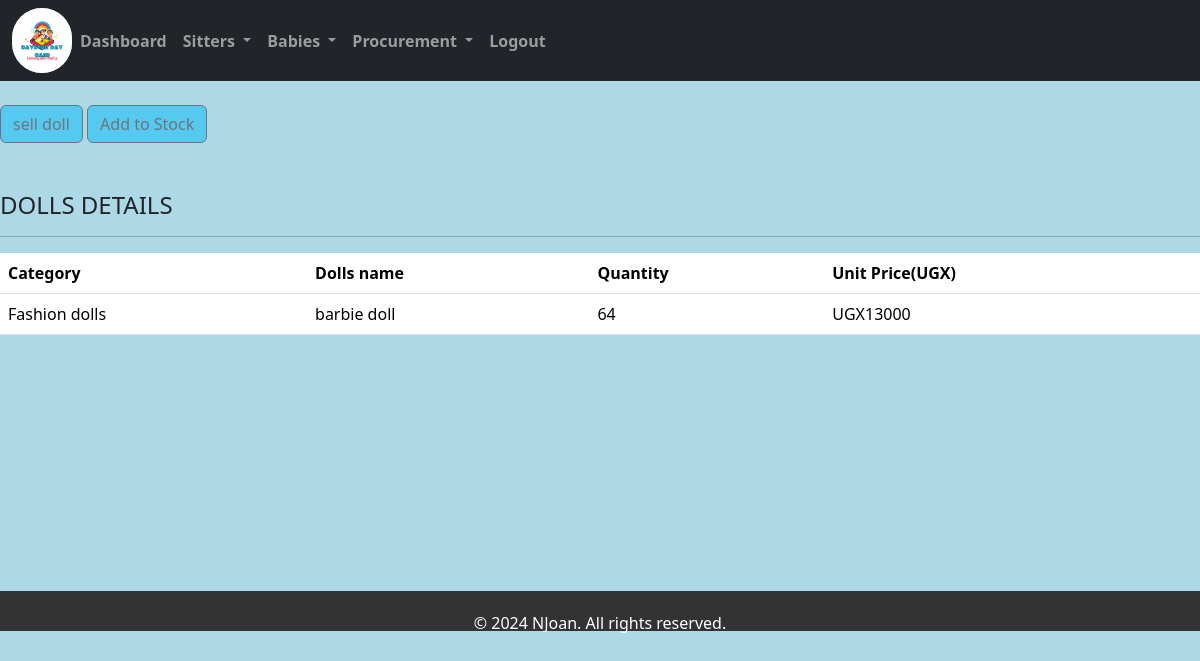
Page /dollscorner/1/ on the earlier database version.
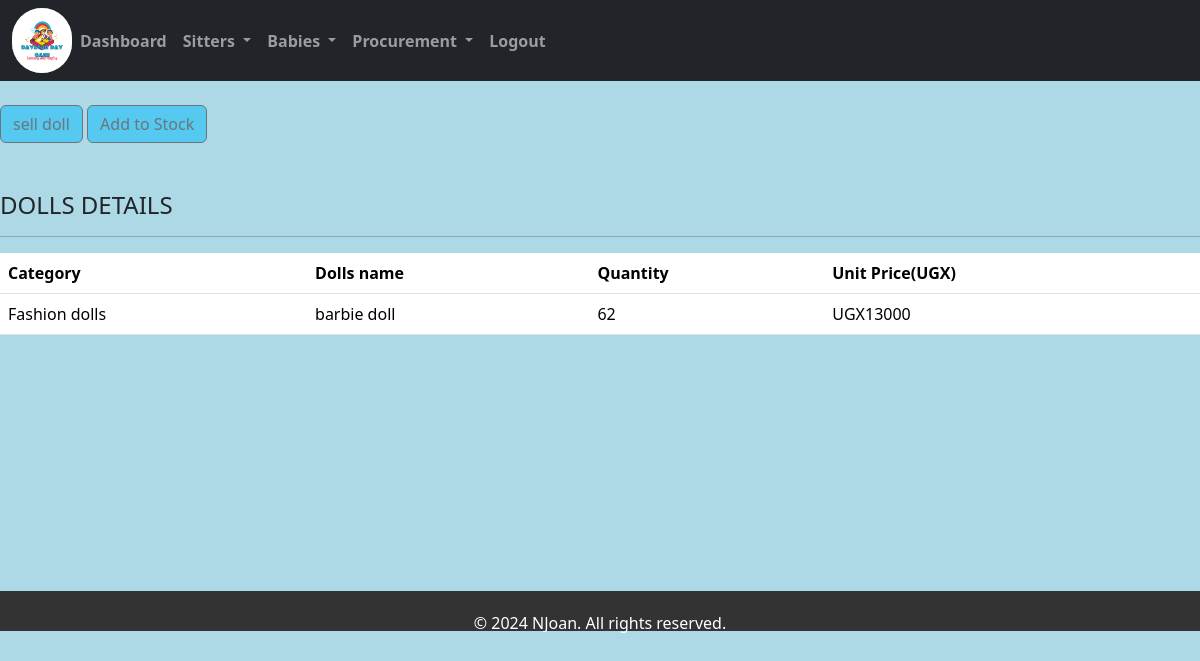
Same page on the later database version.
### home/models.py (models this page shows, shortened)
class Doll(models.Model):
    category_doll = models.ForeignKey(Category_doll, on_delete=models.CASCADE, null=True, blank=True)
    name_of_the_doll = models.CharField(max_length=200, null=True, blank=True)
    quantity = models.IntegerField(default=0)
    issued_quantity = models.IntegerField(default=0, blank=True, null=True)
    received_quantity = models.IntegerField(default=0, null=True, blank=True)
    Unit_price = models.IntegerField(default=0, null=True, blank=True)
    date = models.DateField(default=timezone.now)

class Category_doll(models.Model):
    name = models.CharField(max_length=100)
    def __str__(self):
        return self.name

### home/views.py (the view)
# urls.py: path('dollscorner/<int:dolls_id>/', views.dollscorner, name='dollscorner'),#dollcorner
def dollscorner(request, dolls_id):
    dolls = get_object_or_404(Doll, id=dolls_id)
    return render(request, 'dollscorner.html', {'dolls': dolls})

### home/templates/dollscorner.html (shortened to what this page needs)
{% extends 'base.html' %}
{% load static %}
{% block content %}
<br>
<div>
    <a href="{% url 'issue_item'  dolls.id %}" class="hover_button" ><input type="submit" value="sell doll" class="btn btn-outline-secondary" placeholder="sell doll" style=" background-color: rgb(85, 201, 239);"/></a>
    <a href="{% url 'add_to_stock' dolls.id %}"  class="hover-button"><input type= "submit" value="Add to Stock" class="btn btn-outline-secondary" type="button" style=" background-color: rgb(85, 201, 239);"/></a>
</div>
<br><br>
    <h4> DOLLS  DETAILS </h4><hr>
    <table class="table ">
        <thead class="thead-dark table-">
            <tr>
                <th scope="col" class="project-h1">Category</th>
                <th scope="col" class="project-h1">Dolls name</th>
                <th scope="col" class="project-h1">Quantity</th>
                <th scope="col" class="project-h1">Unit Price(UGX)</th>
            </tr>
        </thead>
        <tbody>
            <tr>
                <td>{{dolls.category_doll}}</td>
                <td>{{dolls.name_of_the_doll}}</td>
                <td>{{dolls.quantity}}</td>
                <td>UGX{{dolls.Unit_price}}</td>
        </tr>
    </tbody>
</table>
<br><br><br><br><br><br><br><br><br><br>
{% endblock %}

Differences in the rows shown:
changed Doll "barbie doll": quantity "64" → "62"
